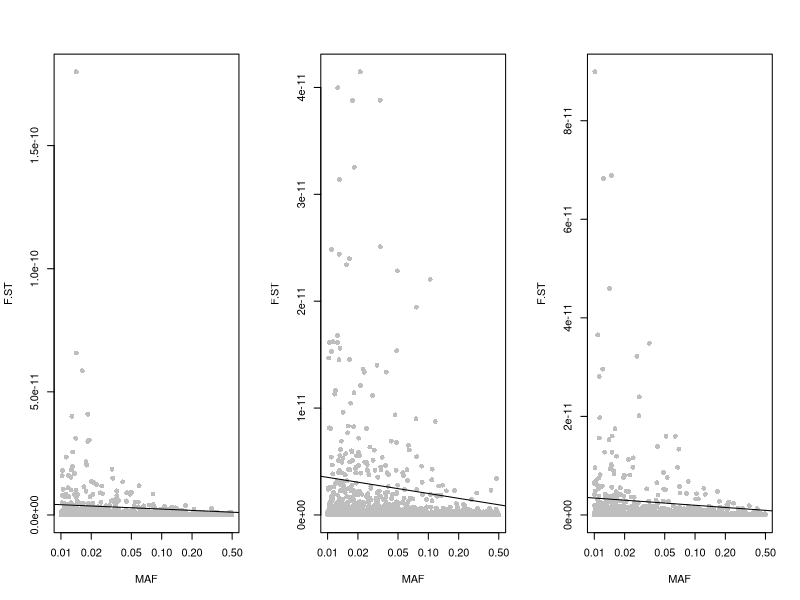
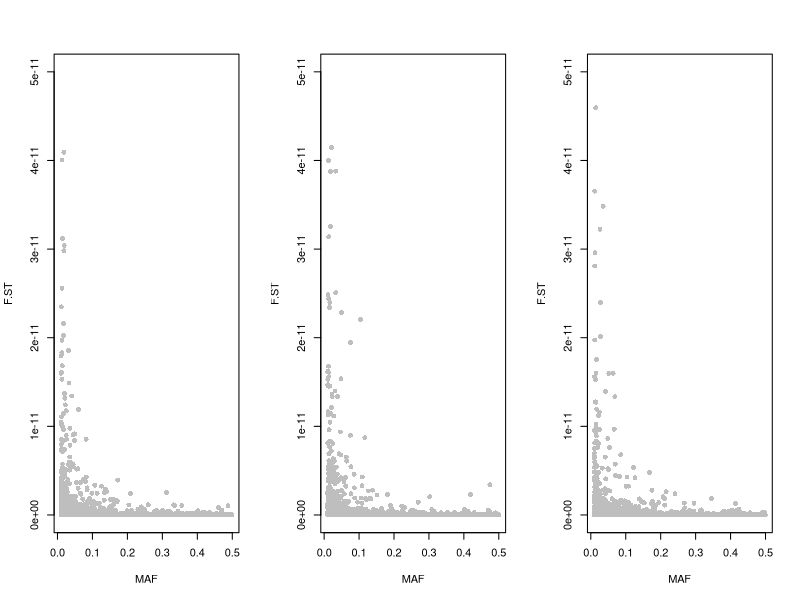

Generate these figures, in order, with R:
N.e = 10^6
theta = 0.01 #4Neu
u = theta/(4*N.e)
k = 0.25 #gamma shape parameter
loci = 5*10^3

#simulations with strong selection
s.avg = 0.01
theta = s.avg/k
locus.counter = 0
F.ST = rep(0, loci)
MAF = rep(0, loci)

while(locus.counter < loci){
  t = rgamma(1, shape = k, scale = theta)
  
  p = rbeta(1, 4*N.e*u, 4*N.e*u)
  x = runif(1)
  
  if(x < exp(-N.e*t*p) & min(p, 1-p) > 0.01){
    diff = t*p*(1 - p)/(2*(1 - p*t))
    F.ST[locus.counter+1] = diff^2/(4*p*(1 - p))
    MAF[locus.counter+1] = min(p, 1 - p)
    locus.counter = locus.counter + 1
  }else{locus.counter = locus.counter + 0}
}

par(mfrow = c(1, 3))
plot(MAF, F.ST, pch = 16, col = "grey", xlab = "MAF", ylab = "F.ST", log = "x")
abline(lm(F.ST~MAF))
MAF.1 = MAF
F.ST.1 = F.ST
cov.1 = cov(MAF, F.ST)


#simulations with intermediate selection
s.avg = 0.001
theta = s.avg/k
locus.counter = 0
F.ST = rep(0, loci)
MAF = rep(0, loci)

while(locus.counter < loci){
  t = rgamma(1, shape = k, scale = theta)
  
  p = rbeta(1, 4*N.e*u, 4*N.e*u)
  x = runif(1)
  
  if(x < exp(-N.e*t*p) & min(p, 1-p) > 0.01){
    diff = t*p*(1 - p)/(2*(1 - p*t))
    F.ST[locus.counter+1] = diff^2/(4*p*(1 - p))
    MAF[locus.counter+1] = min(p, 1 - p)
    locus.counter = locus.counter + 1
  }else{locus.counter = locus.counter + 0}
}

plot(MAF, F.ST, pch = 16, col = "grey", xlab = "MAF", ylab = "F.ST", log = "x")
abline(lm(F.ST~MAF))
MAF.2 = MAF
F.ST.2 = F.ST
cov.2 = cov(MAF, F.ST)


#simulations with weak selection
s.avg = 0.0001
theta = s.avg/k
locus.counter = 0
F.ST = rep(0, loci)
MAF = rep(0, loci)

while(locus.counter < loci){
  t = rgamma(1, shape = k, scale = theta)
  
  p = rbeta(1, 4*N.e*u, 4*N.e*u)
  x = runif(1)
  
  if(x < exp(-N.e*t*p) & min(p, 1-p) > 0.01){
    diff = t*p*(1 - p)/(2*(1 - p*t))
    F.ST[locus.counter+1] = diff^2/(4*p*(1 - p))
    MAF[locus.counter+1] = min(p, 1 - p)
    locus.counter = locus.counter + 1
  }else{locus.counter = locus.counter + 0}
}

plot(MAF, F.ST, pch = 16, col = "grey", xlab = "MAF", ylab = "F.ST", log = "x")
abline(lm(F.ST~MAF))
MAF.3 = MAF
F.ST.3 = F.ST
cov.3 = cov(MAF, F.ST)

print(c(cov.1, cov.2, cov.3))

par(mfrow=c(1,3))
plot(MAF.1, F.ST.1, pch = 16, col = "grey", xlab = "MAF", ylab = "F.ST", ylim = c(0, 5*10^-11))
#abline(lm((F.ST.1)~MAF.1))
plot(MAF.2, F.ST.2, pch = 16, col = "grey", xlab = "MAF", ylab = "F.ST", ylim = c(0, 5*10^-11))
#abline(lm((F.ST.2)~MAF.2))
plot(MAF.3, F.ST.3, pch = 16, col = "grey", xlab = "MAF", ylab = "F.ST", ylim = c(0, 5*10^-11))
#abline(lm((F.ST.3)~MAF.3))

